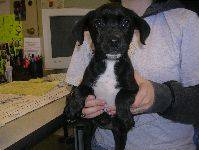
#> input picture data/0.jpg, 199 x 150 px; its folder holds only this picture in this run
$ python dataset_prepare.py
#> lines starting #> are read from the running program, lines starting #| are printed output that depends on the picture
import numpy
import pickle
import os
import cv2
import time


def file_loader(img_add='./data', numpy_add='./numpydata', data_file='data.txt'):
#> called with img_add = './data', numpy_add = './numpydata', data_file = 'data.txt'
    path_dir = os.listdir(img_add)
    n_count = 0
    mean_value = numpy.zeros(3)
    mean_v_temp = numpy.zeros(3)
    dirs_temp = os.listdir('.')
    writeTxt = True
    if 'data.txt' in dirs_temp:
        writeTxt = False
    if 'mean_value.npy' in dirs_temp:
        mean_value = numpy.load('mean_value.npy')
        standard = numpy.load('standard.npy')
        return mean_value,standard
    for dirs in path_dir:
        n_count += 1
        child = os.path.join('%s/%s' % (img_add, dirs))
        origin_dir = dirs.split('.')
        npy_file = origin_dir[0]
        print('Processing file ' + child + ', this is file ' + str(n_count))
        img = cv2.imread(child)
#> img is the input picture: shape (150, 199, 3); mean B, G, R 78.2, 83.5, 90.1
        img = cv2.resize(img,(224,224))
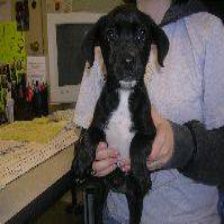
#> img: shape (224, 224, 3); mean B, G, R 78.1, 83.4, 90
        img = img.astype('float')
        img = numpy.transpose(img,(2,0,1))
        numpy_dir = numpy_add + '/' + npy_file + '.npy'
        #for i in range(3):
        #    mean_value[i] += numpy.mean(img[:,:,i])
        numpy.save(numpy_dir, img)
        if writeTxt:
            with open(data_file, 'a') as file:
                file.write(numpy_dir + ' ')
                file.write('0\n')
    mean_value = numpy.array([0.485, 0.456, 0.406])
    standard = numpy.array([0.229, 0.224, 0.225])
    numpy.save('standard.npy',standard)
    numpy.save('mean_value.npy',mean_value)
    return mean_value,standard

def value_preprocess(img_add='./data', numpy_add='./numpydata', mean_value=numpy.array([0,0,0]), standard=numpy.array([1,1,1])):
#> called with img_add = './data', numpy_add = './numpydata', mean_value = array of shape (3,), standard = array of shape (3,)
    path_dir = os.listdir(img_add)
    n_count = 0
    for dirs in path_dir:
        n_count += 1
        child = os.path.join('%s/%s' % (img_add, dirs))
        origin_dir = dirs.split('.')
        npy_file = origin_dir[0]
        numpy_dir = numpy_add + '/' + npy_file + '.npy'
        img = numpy.load(numpy_dir)
        img = img.astype('float')
        img = img / 256
        for i in range(3):
            img[i] = img[i] - mean_value[i]
            img[i] = img[i] / standard[i]
        numpy.save(numpy_dir, img)
        print('Processing file ' + str(n_count) + ' for mean value...')


if __name__ == '__main__':
    mean_value, standard = file_loader()
    time.sleep(1)
    print('Max value for each channel is:',mean_value)
    time.sleep(1)
    value_preprocess(mean_value = mean_value,standard = standard)
    print('Done.')


$ run again, on data/1224.jpg
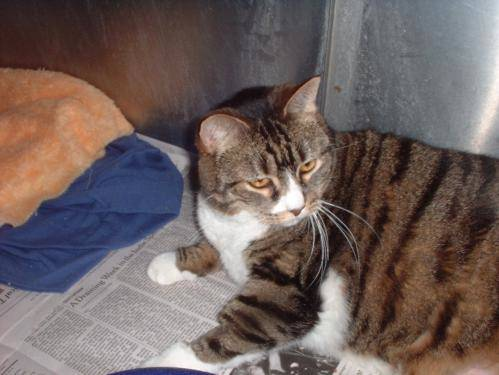
#> input picture data/1224.jpg, 499 x 375 px
#> in file_loader, img is the input picture: shape (375, 499, 3); mean B, G, R 94, 96.6, 110.7
#> in file_loader, `img = cv2.resize(img,(224,224))`:
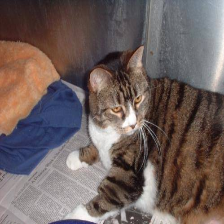
#> img: shape (224, 224, 3); mean B, G, R 93.9, 96.5, 110.6

$ run again, on data/1238.jpg
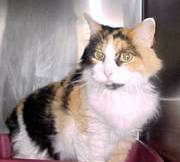
#> input picture data/1238.jpg, 180 x 162 px
#> in file_loader, img is the input picture: shape (162, 180, 3); mean B, G, R 139.7, 140.4, 153.8
#> in file_loader, `img = cv2.resize(img,(224,224))`:
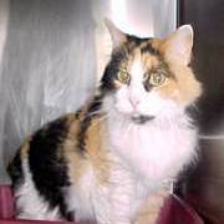
#> img: shape (224, 224, 3); mean B, G, R 139.6, 140.2, 153.6

$ run again, on data/1245.jpg
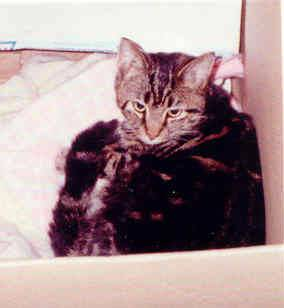
#> input picture data/1245.jpg, 284 x 308 px
#> in file_loader, img is the input picture: shape (308, 284, 3); mean B, G, R 146.5, 144.6, 166.6
#> in file_loader, `img = cv2.resize(img,(224,224))`:
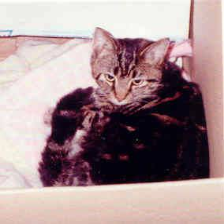
#> img: shape (224, 224, 3); mean B, G, R 146.4, 144.5, 166.5

$ run again, on data/1095.jpg
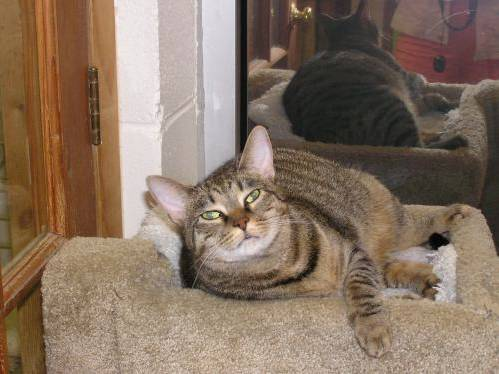
#> input picture data/1095.jpg, 499 x 374 px
#> in file_loader, img is the input picture: shape (374, 499, 3); mean B, G, R 97.6, 114.4, 134.5
#> in file_loader, `img = cv2.resize(img,(224,224))`:
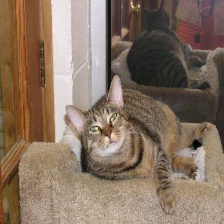
#> img: shape (224, 224, 3); mean B, G, R 97.5, 114.3, 134.4
